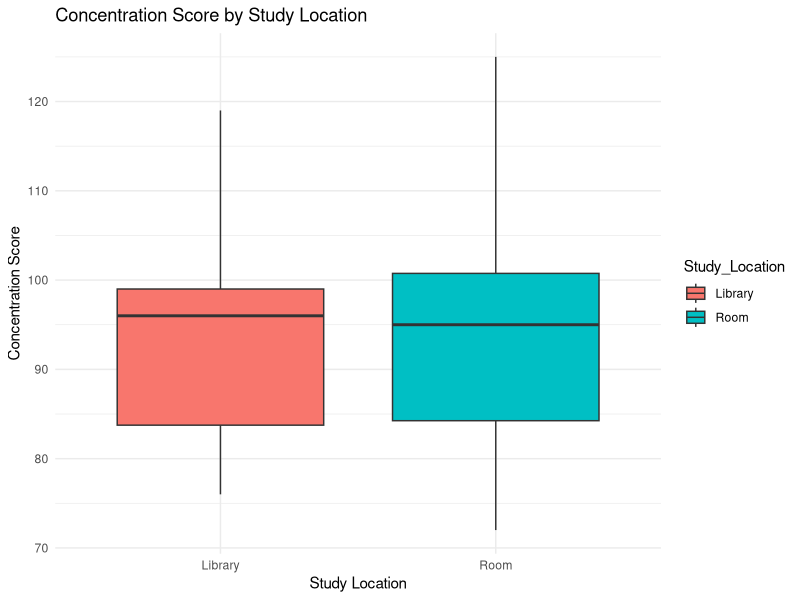
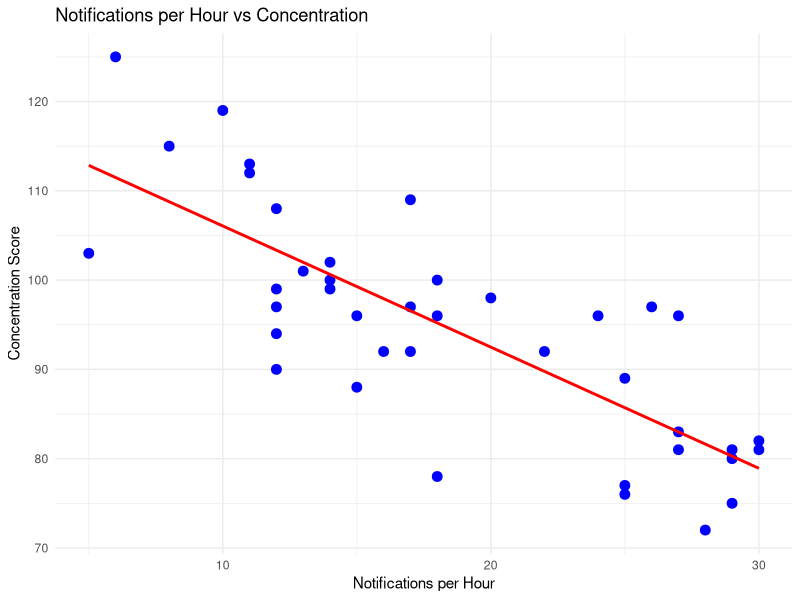

These charts were generated, in order, by the following R code:
# ============================================================
# 📘 Student Focus and Performance Analysis (DMA Lab Project)
# ============================================================

# ---------------------------
# Step 0: Load Libraries
# ---------------------------
if(!require(ggplot2)) install.packages("ggplot2")
library(ggplot2)

# ---------------------------
# Step 1: Load Collected Data
# ---------------------------
data <- read.csv("student_focus_data.csv")

# View first few rows
head(data)

# Summary of dataset
summary(data)

# ---------------------------
# Step 2: Preprocessing
# ---------------------------

# Convert categorical columns to factors
data$Gender <- factor(data$Gender)
data$Year_of_Study <- factor(data$Year_of_Study)
data$Study_Location <- factor(data$Study_Location)

# Check for missing values (should ideally be 0)
missing_count <- sum(is.na(data))
print(paste("Total missing values in dataset:", missing_count))

# Optional: remove rows with missing values (if any)
# data <- na.omit(data)

# ---------------------------
# Step 3: Exploratory Data Analysis
# ---------------------------

# 1️⃣ Correlation between Notifications and Concentration
cor_notif_conc <- cor(data$Notifications_per_Hour, data$Concentration_Score)
print(paste("Correlation (Notifications vs Concentration):", round(cor_notif_conc, 2)))

# 2️⃣ Average Concentration by Study Location
avg_conc <- aggregate(Concentration_Score ~ Study_Location, data = data, mean)
print(avg_conc)

# 3️⃣ Boxplot: Concentration by Study Location
ggplot(data, aes(x = Study_Location, y = Concentration_Score, fill = Study_Location)) +
  geom_boxplot() +
  labs(title = "Concentration Score by Study Location",
       x = "Study Location", y = "Concentration Score") +
  theme_minimal()

# 4️⃣ Scatter Plot: Notifications vs Concentration
ggplot(data, aes(x = Notifications_per_Hour, y = Concentration_Score)) +
  geom_point(color = "blue", size = 3) +
  geom_smooth(method = "lm", se = FALSE, color = "red") +
  labs(title = "Notifications per Hour vs Concentration",
       x = "Notifications per Hour", y = "Concentration Score") +
  theme_minimal()

# ---------------------------
# Step 4: Linear Regression Model
# ---------------------------
model <- lm(Test_Score ~ Sleep_Hours + Study_Hours + Notifications_per_Hour +
              Cups_of_Coffee + Study_Location, data = data)

summary(model)

# ---------------------------
# Step 5: Conclusions
# ---------------------------
cat("\n==================== CONCLUSIONS ====================\n")
cat("1️⃣ Students who study in the Library generally show higher concentration and better test scores.\n")
cat("2️⃣ A higher number of notifications per hour negatively impacts concentration levels.\n")
cat("3️⃣ Adequate sleep (6–8 hours) boosts concentration and academic performance.\n")
cat("4️⃣ Moderate coffee intake helps a bit, but excessive consumption doesn’t improve focus.\n")
cat("5️⃣ More study hours are strongly correlated with higher test scores.\n")

